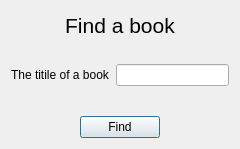
<?xml version="1.0" encoding="UTF-8"?>
<ui version="4.0">
 <class>DialogFindTitle</class>
 <widget class="QDialog" name="DialogFindTitle">
  <property name="geometry">
   <rect>
    <x>0</x>
    <y>0</y>
    <width>240</width>
    <height>149</height>
   </rect>
  </property>
  <property name="windowTitle">
   <string>Find a book</string>
  </property>
  <layout class="QVBoxLayout" name="verticalLayout">
   <item>
    <widget class="QLabel" name="label">
     <property name="text">
      <string>&lt;!DOCTYPE HTML PUBLIC &quot;-//W3C//DTD HTML 4.0//EN&quot; &quot;http://www.w3.org/TR/REC-html40/strict.dtd&quot;&gt;
&lt;html&gt;&lt;head&gt;&lt;meta name=&quot;qrichtext&quot; content=&quot;1&quot; /&gt;&lt;meta charset=&quot;utf-8&quot; /&gt;&lt;style type=&quot;text/css&quot;&gt;
p, li { white-space: pre-wrap; }
&lt;/style&gt;&lt;/head&gt;&lt;body style=&quot; font-family:'.AppleSystemUIFont'; font-size:13pt; font-weight:400; font-style:normal;&quot;&gt;
&lt;p align=&quot;center&quot; style=&quot; margin-top:12px; margin-bottom:12px; margin-left:0px; margin-right:0px; -qt-block-indent:0; text-indent:0px;&quot;&gt;&lt;span style=&quot; font-size:24pt; vertical-align:super;&quot;&gt;Find a book&lt;/span&gt;&lt;/p&gt;&lt;/body&gt;&lt;/html&gt;</string>
     </property>
     <property name="textFormat">
      <enum>Qt::AutoText</enum>
     </property>
     <property name="wordWrap">
      <bool>false</bool>
     </property>
    </widget>
   </item>
   <item>
    <layout class="QFormLayout" name="formLayout">
     <item row="0" column="0">
      <widget class="QLabel" name="label_2">
       <property name="text">
        <string>The titile of a book</string>
       </property>
      </widget>
     </item>
     <item row="0" column="1">
      <widget class="QLineEdit" name="editTtitleFind"/>
     </item>
    </layout>
   </item>
   <item>
    <layout class="QHBoxLayout" name="horizontalLayout_2">
     <item>
      <spacer name="horizontalSpacer_4">
       <property name="orientation">
        <enum>Qt::Horizontal</enum>
       </property>
       <property name="sizeHint" stdset="0">
        <size>
         <width>40</width>
         <height>20</height>
        </size>
       </property>
      </spacer>
     </item>
     <item>
      <widget class="QPushButton" name="butFindByTtitle">
       <property name="text">
        <string>Find</string>
       </property>
      </widget>
     </item>
     <item>
      <spacer name="horizontalSpacer_3">
       <property name="orientation">
        <enum>Qt::Horizontal</enum>
       </property>
       <property name="sizeHint" stdset="0">
        <size>
         <width>40</width>
         <height>20</height>
        </size>
       </property>
      </spacer>
     </item>
    </layout>
   </item>
  </layout>
 </widget>
 <resources/>
 <connections/>
</ui>
